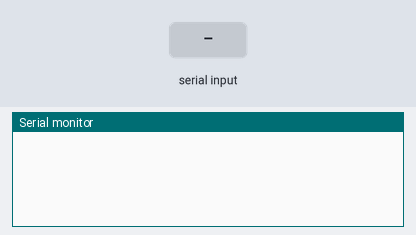
A sketch run on a simulated Arduino Uno, built with avr-gcc and run on an emulated ATmega328P. Shown: the last lines printed to the serial monitor. Inputs (shaded band) come from the test bench.

Above: at 1.2 s.
1.3 s: "90,45\n" received over Serial
At 2.1 s:
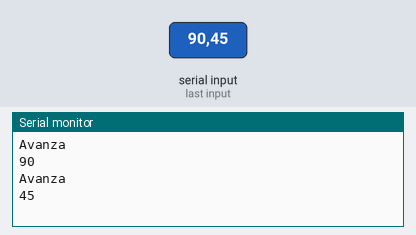
2.8 s: "30,150\n" received over Serial
At 5.3 s:
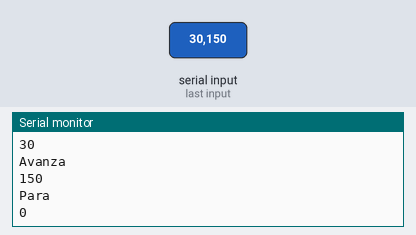
Timing chart, 0 to 6.8 s (numbered marks = the images above; inputs shaded):
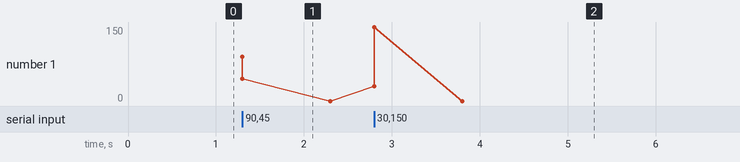

The sketch:

Ultrasonico.ino
```cpp
int rangoDeDistancia = 20; // Rango en cm para parar si detecta algo
int distancia = 25;

void setup() {
 Serial.begin(115200);
}

void loop() {
 while (Serial.available()) {
    distancia = Serial.parseInt(); // LEER DISTANCIA DEL ULTRASONICO
    if (distancia > rangoDeDistancia) {
    // Robot avanza
    Serial.println("Avanza");
 } else {
    // Robot para
    Serial.println("Para");
 }
 Serial.println(distancia);
 }

}
```

Measured:
- after the input at 1.3 s, the serial monitor: prints a new line at once (image 1)
- after the input at 2.8 s, the serial monitor: prints a new line at once (image 2)
